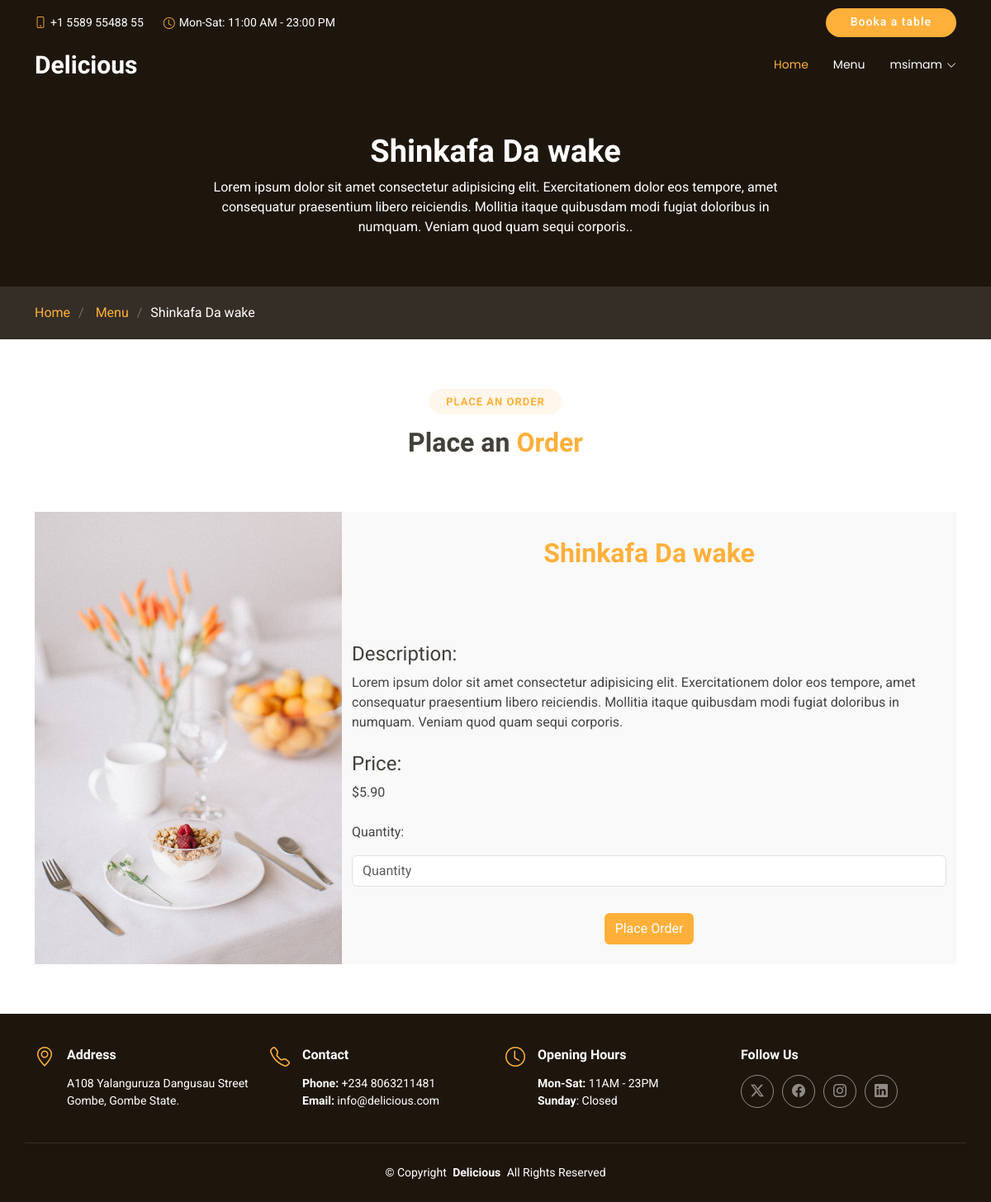
Screenshot of /menu_item/2/ (signed in) with the database file from the repository.
### restaurant/models.py (models this page shows, shortened)
class MenuItem(models.Model):
    name = models.CharField(max_length=100)
    description = models.TextField()
    price = models.DecimalField(max_digits=100, decimal_places=2)
    availability = models.BooleanField(default=1)

### restaurant/views.py (the view)
# urls.py: path('menu_item/<int:pk>/', views.single_menu, name='single_menu'),
@login_required(login_url='accounts/login')
def single_menu(request, pk):
    try:
        menu = MenuItem.objects.get(pk=pk)
    except MenuItem.DoesNotExist as error:
        return error
    return render(request, 'single_menu.html', {'single_menu': menu})

### templates/single_menu.html (shortened to what this page needs)
{% extends 'base.html' %}
{% load static %}
{% block content %}
  <div class="page-title dark-background">
    <div class="heading">
      <div class="container">
        <div class="row d-flex justify-content-center text-center">
          <div class="col-lg-8">
            <h1 class="heading-title">{{ single_menu.name }}</h1>
            <p class="mb-0">{{ single_menu.description }}.</p>
          </div>
        </div>
      </div>
    </div>
    <nav class="breadcrumbs">
      <div class="container">
        <ol>
          <li>
            <a href="/">Home</a>
          </li>
          <li class="current">
            <a href="{% url 'restaurant:menu_item' %}">Menu</a>
          </li>
          <li class="current">{{ single_menu.name }}</li>
        </ol>
      </div>
    </nav>
  </div>
  <section id="book-a-table" class="book-a-table section">
    <div class="container section-title">
      <h2>Place an Order</h2>
      <div>
        <span>Place an</span> <span class="description-title">Order</span>
      </div>
    </div>
    <div class="container">
      <div class="row g-0">
        <div class="col-lg-4 reservation-img" style="background-image: url({% static 'assets/img/reservation.jpg' %});"></div>
        <div class="col-lg-8 d-flex align-items-center reservation-form-bg py-4">
          <form action="{% url 'restaurant:order' single_menu.id %}" method="post">
            <div class="container">
              <div class="row gy-4 py-4 py-lg-3">
                <div class="container section-title">
                  <div>
                    <span class="description-title">{{ single_menu.name }}</span>
                  </div>
                </div>
                <div class="col-lg-12 col-md-8">
                  <div>
                    <h4>Description:</h4> {{ single_menu.description }}
                  </div>
                </div>
                <div class="col-lg-12 col-md-8">
                  <div>
                    <h4>Price:</h4> ${{ single_menu.price }}
                  </div>
                </div>
                <div class="col-lg-12 col-md-8">
                  <label for="quantity" class="pb-3">Quantity:</label>
                  <input type="number" name="quantity" placeholder="Quantity" class="form-control" required />
                </div>
              </div>
              <div class="text-center mt-3">
                <button type="submit" class="btn" style="background-color: #ffb03b; color: white;">Place Order</button>
              </div>
            </div>
          </form>
        </div>
      </div>
    </div>
  </section>
{% endblock %}

### templates/base.html (shortened to what this page needs)
{% load static %}
<!DOCTYPE html>
<html lang="en">
  <head>
    <link href="{% static 'assets/vendor/bootstrap/css/bootstrap.min.css' %}" rel="stylesheet" />
    <link href="{% static 'assets/vendor/bootstrap-icons/bootstrap-icons.css' %} " rel="stylesheet" />
    <link href="{% static 'assets/vendor/aos/aos.css' %}" rel="stylesheet" />
    <link href="{% static 'assets/vendor/glightbox/css/glightbox.min.css' %}" rel="stylesheet" />
    <link href="{% static 'assets/vendor/swiper/swiper-bundle.min.css' %}" rel="stylesheet" />
    <link href="{% static 'assets/css/main.css' %}" rel="stylesheet" />
  </head>
  <body class="index-page">
    <header id="header" class="header fixed-top" style="">
      <div class="topbar d-flex align-items-center">
        <div class="container d-flex justify-content-end justify-content-md-between">
          <div class="contact-info d-flex align-items-center">
            <i class="bi bi-phone d-flex align-items-center d-none d-lg-block"><span>+1 5589 55488 55</span></i>
            <i class="bi bi-clock ms-4 d-none d-lg-flex align-items-center"><span>Mon-Sat: 11:00 AM - 23:00 PM</span></i>
          </div>
          <a href="#book-a-table" class="cta-btn">Booka a table</a>
        </div>
      </div>
      <div class="branding d-flex align-items-cente">
        <div class="container position-relative d-flex align-items-center justify-content-between">
          <a href="index.html" class="logo d-flex align-items-center">
            <h1 class="sitename">Delicious</h1>
          </a>
          <nav id="navmenu" class="navmenu">
            <ul>
              <li>
                <a href="#hero" class="active">Home</a>
              </li>
              <li>
                <a href="{% url 'restaurant:menu_item' %}">Menu</a>
              </li>
              {% if user.is_authenticated %}
                <li class="dropdown">
                  <a href="#"><span>{{ user.username }}</span> <i class="bi bi-chevron-down toggle-dropdown"></i></a>
                </li>
                {% else %}
                <li>
                  <a href="{% url "account_login" %}">Login</a>
                </li>
              {% endif %}
            </ul>
          </nav>
        </div>
      </div>
    </header>
    {% block content %}{% endblock %}
    <footer id="footer" class="footer dark-background">
      <div class="container">
        <div class="row gy-3">
          <div class="col-lg-3 col-md-6 d-flex">
            <i class="bi bi-geo-alt icon"></i>
            <div class="address">
              <h4>Address</h4>
              <p>A108 Yalanguruza Dangusau Street</p>
              <p>Gombe, Gombe State.</p>
            </div>
          </div>
          <div class="col-lg-3 col-md-6 d-flex">
            <i class="bi bi-telephone icon"></i>
            <div>
              <h4>Contact</h4>
              <p>
                <strong>Phone:</strong> <span>+234 8063211481</span><br />
                <strong>Email:</strong> <span>info@delicious.com</span><br />
              </p>
            </div>
          </div>
          <div class="col-lg-3 col-md-6 d-flex">
            <i class="bi bi-clock icon"></i>
            <div>
              <h4>Opening Hours</h4>
              <p>
                <strong>Mon-Sat:</strong> <span>11AM - 23PM</span><br />
                <strong>Sunday</strong>: <span>Closed</span>
              </p>
            </div>
          </div>
          <div class="col-lg-3 col-md-6">
            <h4>Follow Us</h4>
            <div class="social-links d-flex">
              <a href="#" class="twitter"><i class="bi bi-twitter-x"></i></a>
              <a href="#" class="facebook"><i class="bi bi-facebook"></i></a>
              <a href="#" class="instagram"><i class="bi bi-instagram"></i></a>
              <a href="#" class="linkedin"><i class="bi bi-linkedin"></i></a>
            </div>
          </div>
        </div>
      </div>
      <div class="container copyright text-center mt-4">
        <p>
          © <span>Copyright</span> <strong class="px-1 sitename">Delicious</strong> <span>All Rights Reserved</span>
        </p>
      </div>
    </footer>
  </body>
</html>

### rows the page displays
MenuItem: name "Shinkafa Da wake", description "Lorem ipsum dolor sit amet consectetur adipisicing elit. Exercitationem dolor eos tempore, amet consequatur praesentium libero reiciendis. Mollitia itaque quibusdam modi fugiat doloribus in numquam. Veniam quod quam sequi corporis.", price "5.90"

### other values shown
{{ user.username }} "msimam"
